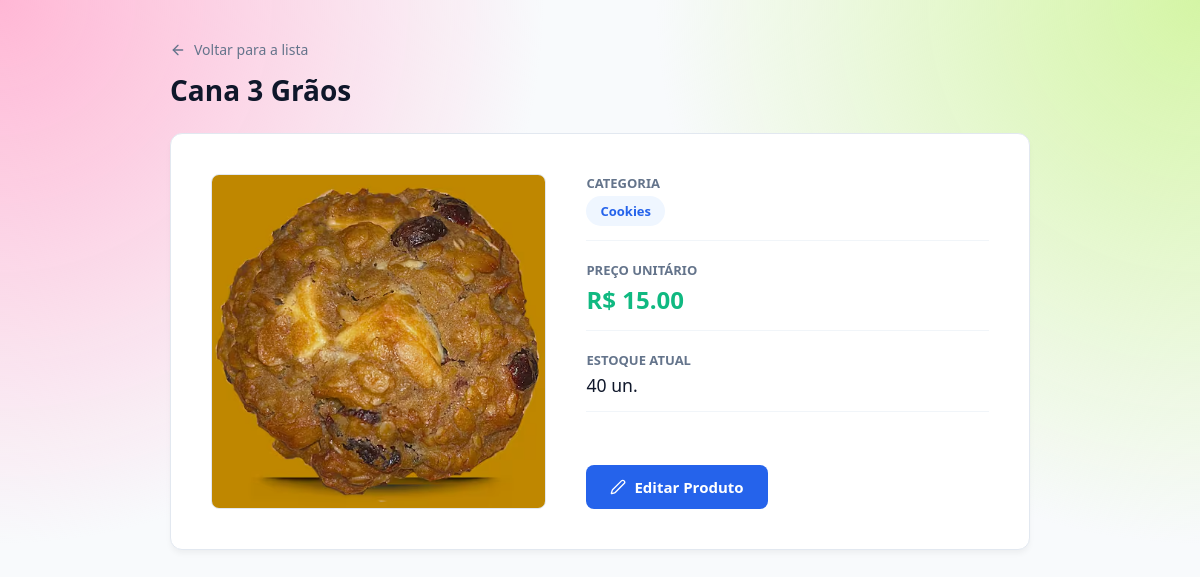
Page /produtos/2 (signed in) on the committed database.
### app/models/produtos.py (models this page shows, shortened)
class Produto(Base):
    __tablename__ = "produtos"
    id = Column(Integer, primary_key=True, index=True)
    nome = Column(String(200), unique=True, index=True)
    preco = Column(Float)
    estoque_atual = Column(Integer, nullable=False, default=0)
    possui_variacoes_tamanho = Column(Boolean, nullable=False, default=False, server_default="false")
    ativo = Column(Boolean, default=True)
    imagem_path = Column(String(255), nullable=True)
    categoria_id = Column(Integer, ForeignKey("categorias.id", ondelete="SET NULL"), nullable=True)
    categoria = relationship("Categoria", back_populates="produtos")
    estoques_tamanho = relationship(
        "EstoqueTamanho", back_populates="produto", cascade="all, delete-orphan"
    )
    estoques_variacoes = relationship(
        "EstoqueVariacao", back_populates="produto", cascade="all, delete-orphan"
    )

### app/models/categoria.py (models this page shows)
class Categoria(Base):
    __tablename__ = "categorias"
    id = Column(Integer, primary_key=True, index=True)
    nome = Column(String(100), unique=True, index=True, nullable=False)
    ativo = Column(Boolean, default=True)
    descricao = Column(String(255), nullable=True)
    produtos = relationship("Produto", back_populates="categoria", lazy="select")

### app/controllers/produto_controller.py (the view)
@router.get("/{produto_id}")
def detalhe_produto(
    produto_id: int,
    request: Request,
    db: Session = Depends(get_db),
    usuario = Depends(get_usuario_logado)
):
    produto = db.query(Produto).filter(
        Produto.id == produto_id,
        Produto.ativo == True
    ).first()
    if not produto:
        return RedirectResponse(url="/produtos", status_code=302)
    return templates.TemplateResponse(
        request,
        "produtos/detalhe.html",
        {"request": request, "usuario": usuario, "produto": produto}
    )

### app/templates/produtos/detalhe.html (shortened to what this page needs)
<!DOCTYPE html>
<html lang="pt-br">
<head>
    <link rel="stylesheet" href="{{ url_for('static', path='css/detalhe.css') }}">
    <link rel="stylesheet" href="/static/css/responsive.css?v=5">
    <link rel="stylesheet" href="/static/css/theme-accents.css?v=global-theme-3">
</head>
<body>
    <main class="main-content">
        <div class="page-header">
            <a href="/produtos" class="btn-back">
                <i data-lucide="arrow-left" style="width: 16px;"></i> Voltar para a lista
            </a>
            <h1>{{ produto.nome }}</h1>
        </div>
        <div class="product-container">
            <div class="image-wrapper">
                {% if produto.imagem_url %}
                    <img src="{{ produto.imagem_url }}" alt="{{ produto.nome }}" class="product-img"
                         onerror="this.onerror=null; this.src='/static/img/produto_padrao.png';">
                {% else %}
                    <div class="no-image">
                        <i data-lucide="image-off" style="width: 40px; height: 40px;"></i>
                        <span>Sem imagem disponível</span>
                    </div>
                {% endif %}
            </div>
            <div class="product-info">
                <div class="info-grid">
                    <div class="info-row">
                        <span class="info-label">Categoria</span>
                        <span class="info-value">
                            {% if produto.categoria %}
                                <span class="category-badge">{{ produto.categoria.nome }}</span>
                            {% else %}\n                                <span style="color: #64748b;">—</span>
                            {% endif %}
                        </span>
                    </div>
                    <div class="info-row">
                        <span class="info-label">{{ 'Maior preço' if produto.possui_variacoes_tamanho else 'Preço unitário' }}</span>
                        <span class="info-value price-highlight">R$ {{ "%.2f"|format(produto.preco_exibicao) }}</span>
                    </div>
                    <div class="info-row">
                        <span class="info-label">Estoque Atual</span>
                        <span class="info-value" style="font-size: 1.1rem;">{{ produto.estoque_atual }} un.</span>
                    </div>
                </div>
                {% if admin or usuario.role == 'admin' %}
                <div class="admin-actions">
                    <a href="/produtos/{{ produto.id }}/editar" class="btn-edit">
                        <i data-lucide="edit-2" style="width: 16px;"></i>
                        Editar Produto
                    </a>
                </div>
                {% endif %}
            </div>
        </div>
    </main>
</body>
</html>

### app/static/css/detalhe.css (style rules this page uses)
:root { --bg-main: #f8fafc; --text-main: #0f172a; --text-muted: #64748b; --border-color: #e2e8f0; --primary: #2563eb; --primary-hover: #1d4ed8; --success-bg: #d1fae5; --success-text: #065f46; }
body { background-color: var(--bg-main); font-family: 'Segoe UI', Tahoma, Geneva, Verdana, sans-serif; color: var(--text-main); margin: 0; padding: 0; }
.main-content { max-width: 900px; margin: 40px auto; padding: 0 20px; }
.page-header { margin-bottom: 24px; }
.page-header h1 { font-size: 28px; font-weight: 700; margin: 8px 0 0 0; }
.btn-back { display: inline-flex; align-items: center; gap: 8px; color: var(--text-muted); text-decoration: none; font-size: 14px; font-weight: 500; transition: color 0.2s; }
.product-container { display: grid; grid-template-columns: 1fr 1.2fr; gap: 40px; background: white; border-radius: 12px; border: 1px solid var(--border-color); padding: 40px; box-shadow: 0 4px 6px -1px rgba(0, 0, 0, 0.05); }
.image-wrapper { width: 100%; aspect-ratio: 1 / 1; border-radius: 8px; overflow: hidden; background-color: #f8fafc; border: 1px solid var(--border-color); display: flex; align-items: center; justify-content: center; }
.product-img { width: 100%; height: 100%; object-fit: cover; }
.product-info { display: flex; flex-direction: column; justify-content: space-between; }
.info-grid { display: flex; flex-direction: column; gap: 20px; }
.info-row { display: flex; flex-direction: column; gap: 4px; border-bottom: 1px solid #f1f5f9; padding-bottom: 14px; }
.info-label { font-size: 13px; font-weight: 600; text-transform: uppercase; color: var(--text-muted); }
.info-value { font-size: 16px; font-weight: 500; }
.price-highlight { font-size: 24px; font-weight: 700; color: #10b981; }
.category-badge { background-color: #eff6ff; color: var(--primary); padding: 6px 14px; border-radius: 20px; font-size: 13px; font-weight: 600; display: inline-block; }
.admin-actions { margin-top: 32px; }
.btn-edit { background-color: var(--primary); color: white; text-decoration: none; padding: 12px 24px; border-radius: 8px; font-weight: 600; font-size: 15px; display: inline-flex; align-items: center; gap: 8px; transition: background-color 0.2s; }

### app/static/css/responsive.css (style rules this page uses)
html { -webkit-text-size-adjust: 100%; }
img, svg, video, canvas { max-width: 100%; height: auto; }
html, body { max-width: 100%; }
main, section, article, aside, form, fieldset, header, footer, nav, .container, .page, .main-content, .main-content > *, .page-header > *, .form-container, .card, .panel, .surface, .dashboard, .produtos-container-main, .vendas-container-main, .clientes-container, .armarios-page { min-width: 0; }
pre, code, a, p, td, th, label, small { overflow-wrap: anywhere; }
*, *::before, *::after { box-sizing: border-box; }

### app/static/css/theme-accents.css (style rules this page uses)
body::before { content: ""; position: fixed; inset: 0; z-index: -1; pointer-events: none; background-image: radial-gradient(circle at 0 0, #ffb7d5 0, transparent 34rem), radial-gradient(circle at 100% 0, #d4f5a5 0, transparent 34rem); }

### rows in the picture
Produto: nome "Cana 3 Grãos", imagem_url (picture), possui_variacoes_tamanho "PREÇO UNITÁRIO", preco_exibicao "15.00", estoque_atual "40"
Categoria: categoria.nome "Cookies"
